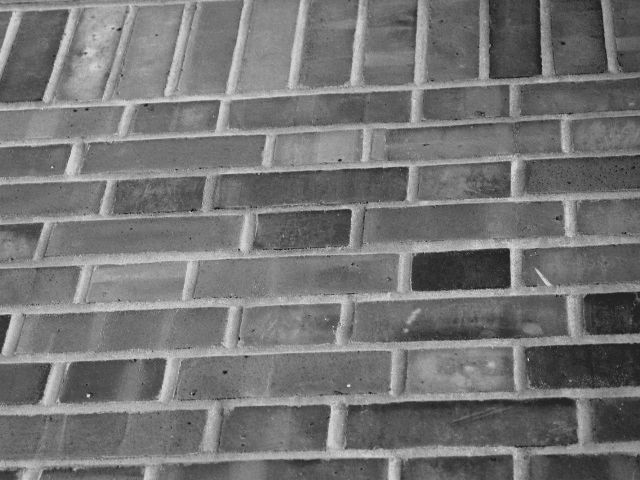
%> input picture scatnet-0.5/utils/uiuc_example.jpg, 640 x 480 px
$ octave --eval "result = vol_homocor_bah_3D(imread('../scatnet-0.5/utils/uiuc_example.jpg'));"   (GNU Octave 9; MATLAB toolbox functions it lacks are replaced by stand-ins)
%> lines starting %> are read from the running program, lines starting %| are printed output that depends on the picture
function Iout = vol_homocor_bah_3D(Iin,thres)

if nargin
    % Determine threshold
    if (nargin==1)
        thres = 0.02; % [%]
    elseif thres>1
        disp('Threshold too high!')
    elseif thres<0
        disp('Threshold can''t be negative!')
    end

    % Create thresholded/filtered image
    mask = (Iin > (max(Iin(:))*thres)); % create threshold mask
%> mask: size 480x640 logical; every value is 1
    Imask = Iin.*mask;
%> Imask is the input picture: size 480x640 uint8; min 24, max 219, mean 116.5
    % fill all points outside the mask with image average:
    Ifill = Imask + (1-mask).*sum(Imask(:))/nnz(mask);
    Ilow = imfilter(Ifill,fspecial('gaussian',21,std(Iin(:))*10));
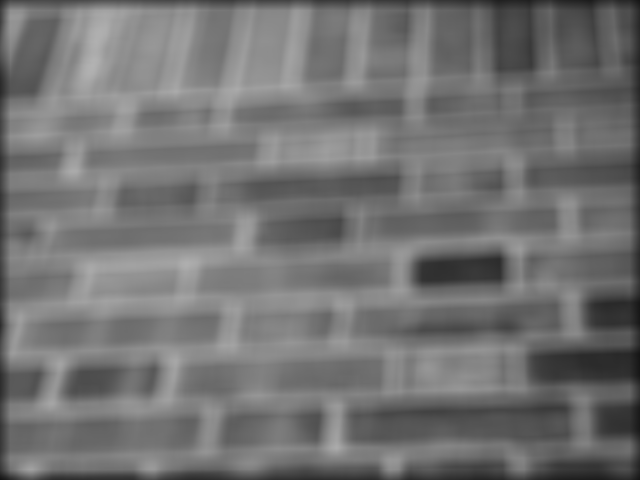
%> Ilow: size 480x640 uint8; min 19, max 178, mean 114.5

    % Correct input image:
    tavg = sum(Ilow(mask))/nnz(mask);
%> tavg = 114.5
    Iout = Iin./Ilow.*mask*tavg;
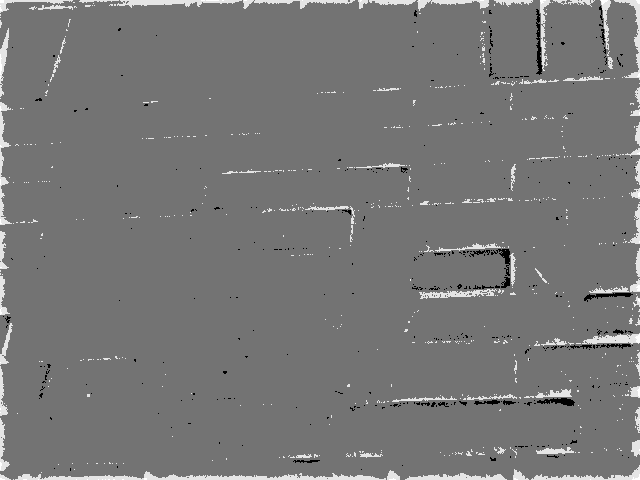
%> Iout: size 480x640 uint8; min 0, max 255, mean 118.8
end
